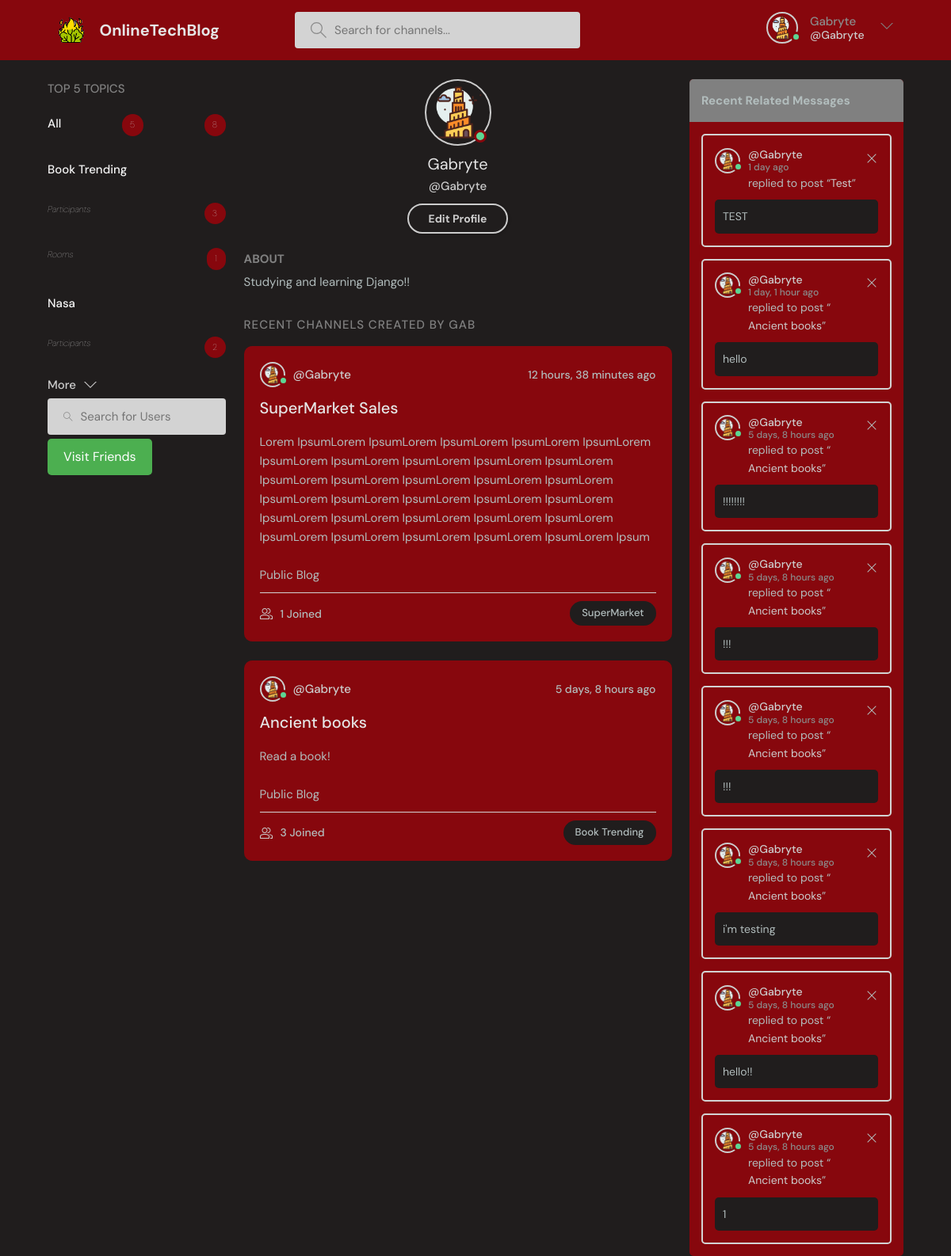
Before: /profile/1 (signed in) with the older database file.
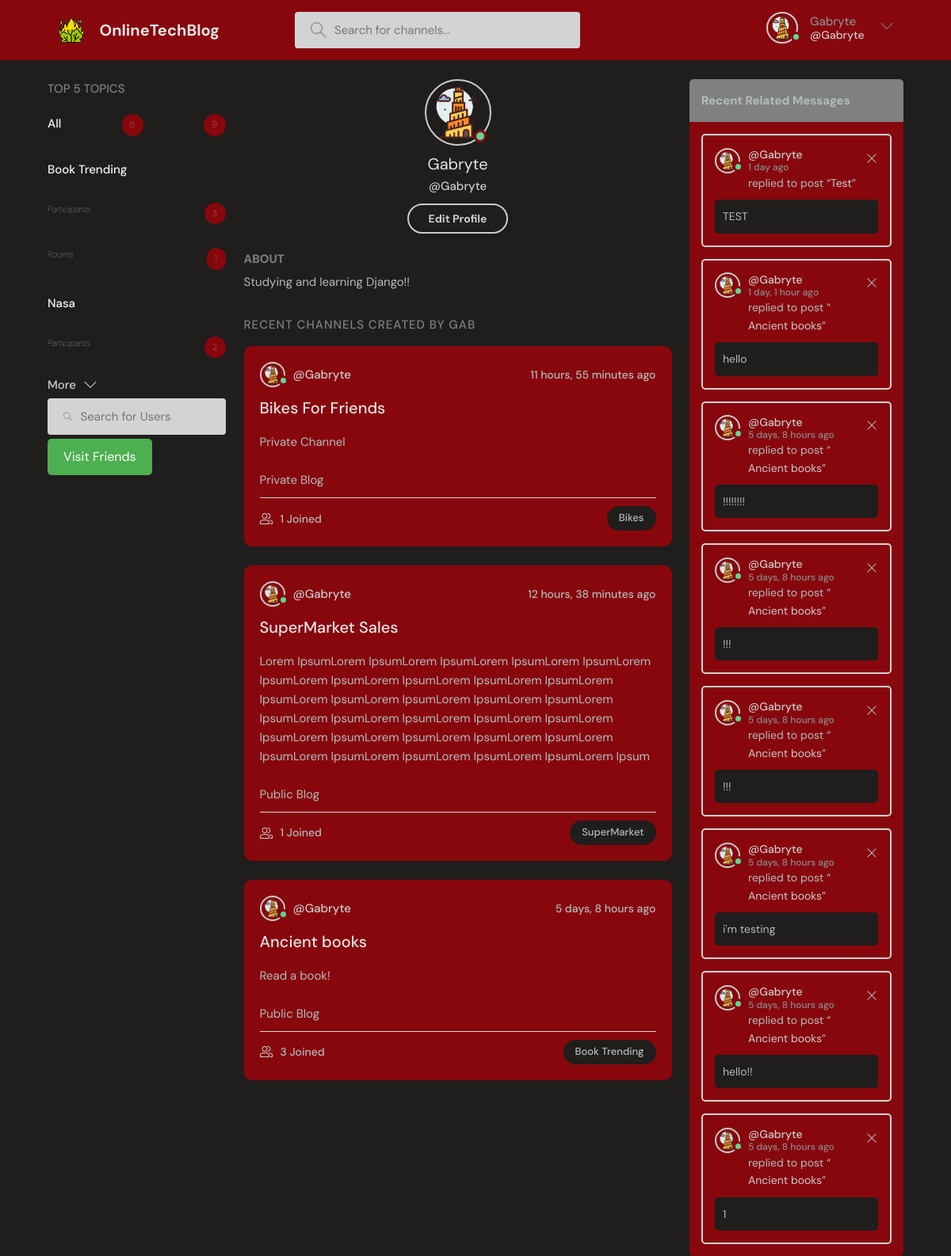
After: the same page with the newer database file.
### baseProject/models.py (models this page shows, shortened)
class Topic(models.Model):
    name = models.CharField(max_length=10, unique=True)

class Room(models.Model):
    host = models.ForeignKey(User, on_delete=models.SET_NULL, null=True)
    participants = models.ManyToManyField(User, related_name='participants', blank=True)
    topic = models.ForeignKey(Topic, null=True, blank=True,on_delete=models.SET_NULL)
    name = models.CharField(max_length=200, unique=True)
    description = models.TextField(null=True, blank=True)
    friendsOnly = models.BooleanField(default=False)
    updated = models.DateTimeField(auto_now=True)
    created = models.DateTimeField(auto_now_add=True)
    class Meta:
        ordering = ('-updated','-created')
    def __str__(self):
        return self.name

class User(AbstractUser):
    name = models.CharField(max_length=200, null=True)
    surname = models.CharField(max_length=200, null=True)
    email = models.EmailField(unique=True,null=True)
    status = models.TextField(null=True)
    icon = models.ImageField(null=True, default="userBase.svg")
    showFriendsMessages = models.BooleanField(default=False)
    USERNAME_FIELD = 'email'
    REQUIRED_FIELDS = []

class Message(models.Model):
    user = models.ForeignKey(User, on_delete=models.CASCADE)
    room = models.ForeignKey(Room, on_delete=models.CASCADE)
    body = models.TextField()
    image = models.ImageField(null=True, blank=True)
    updated = models.DateTimeField(auto_now=True)
    created = models.DateTimeField(auto_now_add=True)
    likes = models.ManyToManyField(User, related_name='comment')
    class Meta:
        ordering = ('-updated','-created')

### baseProject/views.py (the view)
# urls.py: path('profile/<str:pk>', views.userProfile, name='user-profile'),
@login_required(login_url='loginPage')  # TODO possible change instead of decorator
def userProfile(request, pk):
    page = 'userProfile'
    user = User.objects.get(id=pk)
    rooms = user.room_set.all()
    room_messages = user.message_set.all()
    num = 5
    topics = Topic.objects.annotate(num_participants=Count('room__participants'), num_rooms=Count('room')).order_by(
        '-num_participants', '-num_rooms')[0:num]
    total_participants = topics.aggregate(total_participants=Sum('num_participants')).get('total_participants', 0)
    userSearched = user
    userRequester = request.user
    can_send = not FriendshipRequest.objects.filter(
        from_user=userRequester,
        to_user=userSearched,
    ).exists()
    if (can_send == True):  # if someone else have already made the request
        can_send = not FriendshipRequest.objects.filter(
            to_user=userRequester,
            from_user=userSearched,
        ).exists()
    alreadyFriends = checkIfFriends(request, userSearched)
    context = {'user': user, 'rooms': rooms, 'room_messages': room_messages, 'topics': topics, "num": num,
               "total_participants": total_participants, "page": page, "can_send": can_send,
               "alreadyFriends": alreadyFriends}
    return render(request, 'baseProject/profile.html', context)

### baseProject/views.py (called while the page is built)
def checkIfFriends(request, userSearched):
    alreadyFriends = False
    friends = getUserFriends(request)
    if friends.contains(userSearched):
        alreadyFriends = True
    return alreadyFriends

### baseProject/templates/baseProject/profile.html (shortened to what this page needs)
{% extends 'main.html' %}
{% block content %}
    <main class="profile-page layout layout--3">
        <div class="container">
            {% include 'baseProject/topic_inside.html' %}
            <div class="roomList">
                <div class="profile">
                    <div class="profile__avatar">
                        {% if user.is_authenticated %}
                            <div class="avatar avatar--large active">
                                <img src="{{ user.icon.url }}"/>
                            </div>
                        {% else %}
                            <div class="avatar avatar--large">
                                <img src="{{ user.icon.url }}"/>
                            </div>
                        {% endif %}
                    </div>
                    <div class="profile__info">
                        <h3>{{ user.username }}</h3>
                        <p>@{{ user.username }}</p>
                        {% if request.user == user %}
                            <a href="{% url 'update-user' %}" class="btn btn--main btn--pill">Edit Profile</a>
                        {% endif %}
                    </div>
                    <div class="profile__about">
                        <h3>About</h3>
                        <p>
                            {{ user.status }}
                        </p>
                    </div>
                </div>
                <div class="roomList__header">
                    <div>
                        <h2>
                            Recent Channels created by {{ user.name }}
                        </h2>
                    </div>
                </div>
                {% include 'baseProject/central_home.html' %}
            </div>
            {% include 'baseProject/feed_inside.html' %}
        </div>
    </main>
{% endblock content %}

### baseProject/templates/baseProject/topic_inside.html (shortened to what this page needs)
<div class="topics">
    <div class="topics__header">
        <h2>Top {{ num }} Topics</h2>
    </div>
    <ul class="listTopics">
        <li>
            <a href="{% url 'home' %}">All
                <span class="numberPro">{{ topics.count }}</span><span class="numberPro">{{ total_participants }}</span></a>
        </li>
        {% for topic in topics %}
            <li>
                <a href="{% url 'home' %}?q={{ topic.name }}">{{ topic.name }}</a>
            </li>
            <li>
                <a><i>Participants</i><span class="numberPro">{{ topic.num_participants }}</span></a>
            </li>
            <li>
                <a><i>Rooms</i><span class="numberPro">{{ topic.room_set.all.count }}</span></a>
            </li>
        {% endfor %}
    </ul>
    <a class="btn btn--link" href="{% url 'arguments' %}">
        More
        <svg version="1.1" xmlns="http://www.w3.org/2000/svg" width="32" height="32" viewBox="0 0 32 32">
            <title>chevron-down</title>
            <path d="M16 21l-13-13h-3l16 16 16-16h-3l-13 13z"></path>
        </svg>
    </a>
    <form action="{% url 'userSearch' %}" method="GET" class="searchBar">
        <label>
            <input name="q" placeholder="Search for Users"/>
        </label>
    </form>
    {% if request.user.is_authenticated %}
    <a href="{% url 'friends'%}" class="cool-button">Visit Friends</a>
    {% endif %}
</div>

### baseProject/templates/baseProject/central_home.html (shortened to what this page needs)
{% for room in rooms %}
    <div class="RoomIteratedLister">
        <div class="ChannelListerRoomHeaderBlock">
            <a href="{% url 'user-profile' room.host.id %}" class="HostRoomChannelLister">
                {% if room.host.is_authenticated %}
                    <div class="avatar avatar--small active">
                        <img src="{{ room.host.icon.url }}"/>
                    </div>
                {% else %}
                    <div class="avatar avatar--small">
                        <img src="{{ room.host.icon.url }}"/>
                    </div>
                {% endif %}
                <span>@{{ room.host.username }}</span>
            </a>
            <div class="ChannelLastActionMessage">
                <span>{{ room.created|timesince }} ago</span>
            </div>
        </div>
        <div class="ContentChannelRoomList">
            <a href="{% url 'check' room.id %}">{{ room.name }}</a>
            <p>{{ room.description }}</p>
            <br/>
            {% if room.friendsOnly %}
                <p>Private Blog</p>
            {% else %}
                <p>Public Blog</p>
            {% endif %}
        </div>
        <div class="ChannelMetaRoom">
            <a href="{% url 'check' room.id %}" class="ChannelListChannelJoined">
                {{ room.participants.all.count }} Joined
            </a>
            <p class="ChannelListTopicRoom">{{ room.topic.name }}</p>
        </div>
    </div>
{% endfor %}

### baseProject/templates/baseProject/feed_inside.html
{% if requestFriendsExists and request.user.showFriendsMessages == True %}
    <div class="LastMessagesFromUsers">
        <div class="layout__boxHeader">
            <h2>Friend Messages</h2>
        </div>
        {% for activity in friend_messages %}
            <div class="ActivitiesBoxingBox">
                <div class="activities__boxHeader ChannelListerRoomHeaderBlock">
                    <a href="{% url 'user-profile' activity.user.id %}" class="HostRoomChannelLister">
                        {% if activity.user.is_authenticated %}
                            <div class="avatar avatar--small active">
                                <img src="{{ activity.user.icon.url }}"/>
                            </div>
                        {% else %}
                            <div class="avatar avatar--small">
                                <img src="{{ activity.user.icon.url }}"/>
                            </div>
                        {% endif %}
                        <p>
                            @{{ activity.user.username }}
                            <span>{{ activity.created|timesince }} ago</span>
                        </p>
                    </a>
                </div>
                <div class="BoxingContentActivities">
                    <p>replied to post “<a href="{% url 'check' activity.room.id %}">{{ activity.room }}</a>”</p>
                    <div class="ActivitiesBoxingRoomChannelContent">
                        {{ activity.body }}
                    </div>
                </div>
            </div>
        {% endfor %}
    </div>
{% else %}
    <div class="LastMessagesFromUsers">
        <div class="layout__boxHeader">
            {% if page == 'userSearch' %}
                <h2>Recent Searched Users Messages</h2>
            {% else %}
                <h2>Recent Related Messages</h2>
            {% endif %}
        </div>
        {% if page == 'userSearch' %}
            {% for activity in searched_users_messages %}
                <div class="ActivitiesBoxingBox">
                    <div class="activities__boxHeader ChannelListerRoomHeaderBlock">
                        <a href="{% url 'user-profile' activity.user.id %}" class="HostRoomChannelLister">
                            {% if activity.user.is_authenticated %}
                                <div class="avatar avatar--small active">
                                    <img src="{{ activity.user.icon.url }}"/>
                                </div>
                            {% else %}
                                <div class="avatar avatar--small">
                                    <img src="{{ activity.user.icon.url }}"/>
                                </div>
                            {% endif %}
                            <p>
                                @{{ activity.user.username }}
                                <span>{{ activity.created|timesince }} ago</span>
                            </p>
                        </a>
                        {% if request.user == activity.user %}
                            <div class="ChannelLastActionMessage">
                                <a href="{% url 'delete-comment' activity.id %}">
                                    <svg version="1.1" xmlns="http://www.w3.org/2000/svg" width="32" height="32"
                                         viewBox="0 0 32 32">
                                        <title>remove</title>
                                        <path
                                                d="M27.314 6.019l-1.333-1.333-9.98 9.981-9.981-9.981-1.333 1.333 9.981 9.981-9.981 9.98 1.333 1.333 9.981-9.98 9.98 9.98 1.333-1.333-9.98-9.98 9.98-9.981z"
                                        ></path>
                                    </svg>
                                </a>
                            </div>
                        {% endif %}
                    </div>
                    <div class="BoxingContentActivities">
                        <p>replied to post “<a href="{% url 'check' activity.room.id %}">{{ activity.room }}</a>”</p>
                        <div class="ActivitiesBoxingRoomChannelContent">
                            {{ activity.body }}
                        </div>
                    </div>
                </div>
            {% endfor %}
        {% else %}
            {% for activity in room_messages %}
                <div class="ActivitiesBoxingBox">
                    <div class="activities__boxHeader ChannelListerRoomHeaderBlock">
                        <a href="{% url 'user-profile' activity.user.id %}" class="HostRoomChannelLister">
                            {% if activity.user.is_authenticated %}
                                <div class="avatar avatar--small active">
                                    <img src="{{ activity.user.icon.url }}"/>
                                </div>
                            {% else %}
                                <div class="avatar avatar--small">
                                    <img src="{{ activity.user.icon.url }}"/>
                                </div>
                            {% endif %}
                            <p>
                                @{{ activity.user.username }}
                                <span>{{ activity.created|timesince }} ago</span>
                            </p>
                        </a>
                        {% if request.user == activity.user %}
                            <div class="ChannelLastActionMessage">
                                <a href="{% url 'delete-comment' activity.id %}">
                                    <svg version="1.1" xmlns="http://www.w3.org/2000/svg" width="32" height="32"
                                         viewBox="0 0 32 32">
                                        <title>remove</title>
                                        <path
                                                d="M27.314 6.019l-1.333-1.333-9.98 9.981-9.981-9.981-1.333 1.333 9.981 9.981-9.981 9.98 1.333 1.333 9.981-9.98 9.98 9.98 1.333-1.333-9.98-9.98 9.98-9.981z"
                                        ></path>
                                    </svg>
                                </a>
                            </div>
                        {% endif %}
                    </div>
                    <div class="BoxingContentActivities">
                        <p>replied to post “<a href="{% url 'check' activity.room.id %}">{{ activity.room }}</a>”</p>
                        <div class="ActivitiesBoxingRoomChannelContent">
                            {{ activity.body }}
                        </div>
                    </div>
                </div>
            {% endfor %}
        {% endif %}
    </div>
{% endif %}

Changed rows visible on the page:
added Room: host.icon (picture), host.username "Gabryte", created "11 hours, 55 minutes", name "Bikes For Friends", description "Private Channel", friendsOnly "Private Blog", participants.all.count "1", topic.name "Bikes"
Other visible differences:
{{ total_participants }}: "8" → "9"
